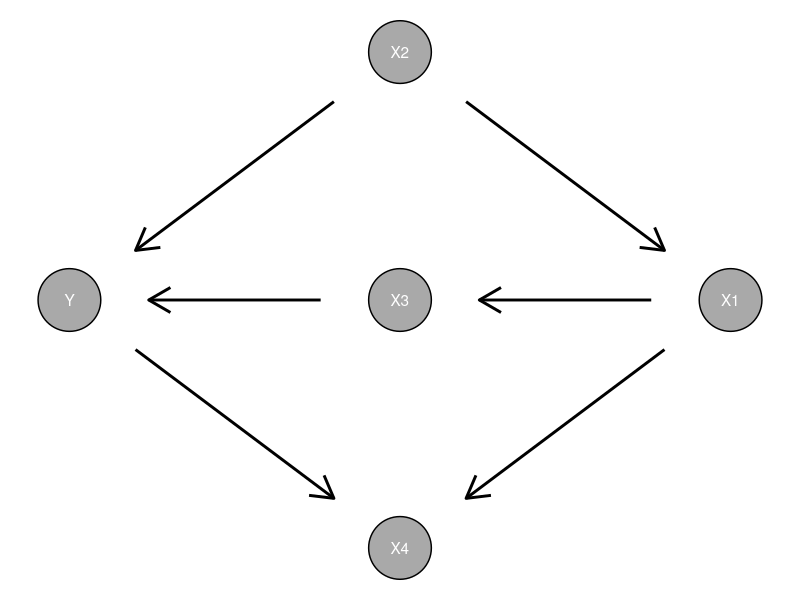
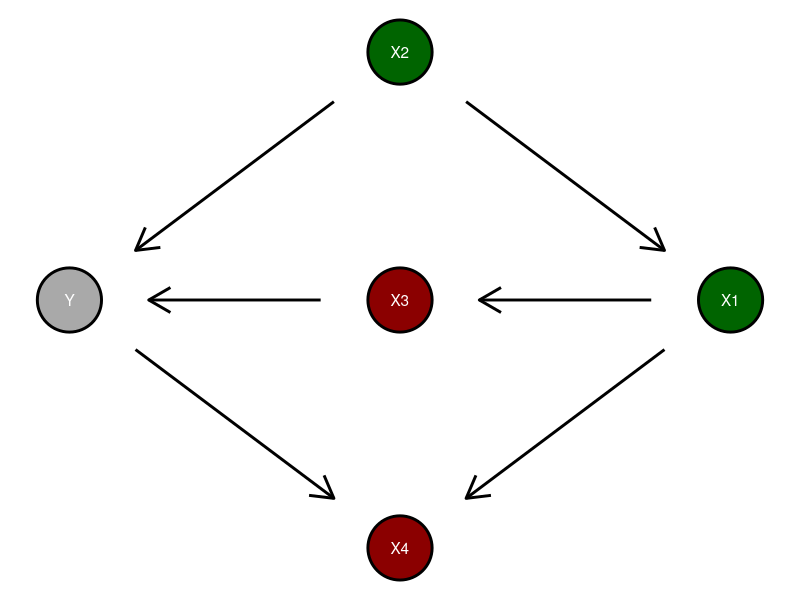

Generate these figures, in order, with R:
## ---- chunk 1
library(ggplot2)
arr = arrow()
nodes = data.frame(x = c(1, 3, 2, 2, 2),
                   y = c(2, 2, 3, 2, 1),
                   label = c("Y", "X1", "X2", "X3", "X4"),
                   role = c("target", "include", "include", "exclude", "exclude"))

edges = data.frame(x =    c(2, 2, 2, 3, 1, 3),
                   xend = c(1, 3, 1, 2, 2, 2),
                   y =    c(3, 3, 2, 2, 2, 2),
                   yend = c(2, 2, 2, 2, 1, 1))
multi = 1.2
radius = 0.2 
lmts = c(0.9, 3.1)
edges$xend2 = edges$xend + c(radius, -radius, multi * radius, multi * radius, -radius, radius)
edges$yend2 = edges$yend + c(radius, radius, 0, 0, radius, radius)
edges$x2 = edges$x - c(radius, -radius, multi * radius, multi * radius, -radius, radius)
edges$y2 = edges$y -  c(radius, radius, 0, 0, radius, radius)

ggplot(nodes, aes(x = x, y = y)) +
  geom_segment(aes(xend = xend2, yend = yend2, x = x2, y = y2), data = edges, arrow = arr, color = "black", size = 1) +
  geom_point(size = 21, color = "black") +
  geom_point(size = 20, color = "darkgrey") +
  geom_text(aes(label = label), color = 'white') +
  scale_x_continuous(limits = lmts) +
  scale_y_continuous(limits = lmts) +
  theme_void()

## ---- chunk 2
library(ggplot2)
ggplot(nodes, aes(x = x, y = y)) +
  geom_segment(aes(xend = xend2, yend = yend2, x = x2, y = y2), data = edges, arrow = arr, color = "black", size = 1) +
  geom_point(size = 22, color = "black") +
  geom_point(size = 20, aes(color = role)) +
  geom_text(aes(label = label), color = 'white') +
  scale_x_continuous(limits = lmts) +
  scale_y_continuous(limits = lmts) +
  scale_color_manual(values = c("darkred", "darkgreen", "darkgrey"), guide = "none") +
  theme_void()
